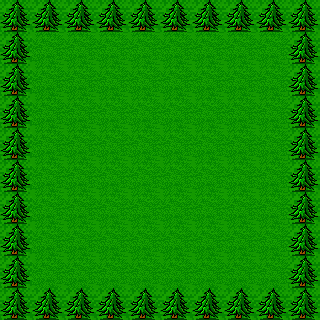

A 2D game scene composited from a Tiled map and its tileset images. What follows is a short description and the map's XML, with every tile layer's data as written:
An orthogonal 10x10 tile map with 32x32 px tiles, 2 tile layers (Ground, Interact).

<map version="1.0" orientation="orthogonal" renderorder="right-down" width="10" height="10" tilewidth="32" tileheight="32" nextobjectid="1">
 <tileset firstgid="1" name="RexRules" tilewidth="32" tileheight="32" tilecount="171" columns="9">
  <image source="../../../../Content/RexRules.png" width="288" height="608" />
 </tileset>
 <layer name="Ground" width="10" height="10">
  <data>
   <tile gid="10" />
   <tile gid="10" />
   <tile gid="10" />
   <tile gid="10" />
   <tile gid="10" />
   <tile gid="10" />
   <tile gid="10" />
   <tile gid="10" />
   <tile gid="10" />
   <tile gid="10" />
   <tile gid="10" />
   <tile gid="10" />
   <tile gid="10" />
   <tile gid="10" />
   <tile gid="10" />
   <tile gid="10" />
   <tile gid="10" />
   <tile gid="10" />
   <tile gid="10" />
   <tile gid="10" />
   <tile gid="10" />
   <tile gid="10" />
   <tile gid="10" />
   <tile gid="10" />
   <tile gid="10" />
   <tile gid="10" />
   <tile gid="10" />
   <tile gid="10" />
   <tile gid="10" />
   <tile gid="10" />
   <tile gid="10" />
   <tile gid="10" />
   <tile gid="10" />
   <tile gid="10" />
   <tile gid="10" />
   <tile gid="10" />
   <tile gid="10" />
   <tile gid="10" />
   <tile gid="10" />
   <tile gid="10" />
   <tile gid="10" />
   <tile gid="10" />
   <tile gid="10" />
   <tile gid="10" />
   <tile gid="10" />
   <tile gid="10" />
   <tile gid="10" />
   <tile gid="10" />
   <tile gid="10" />
   <tile gid="10" />
   <tile gid="10" />
   <tile gid="10" />
   <tile gid="10" />
   <tile gid="10" />
   <tile gid="10" />
   <tile gid="10" />
   <tile gid="10" />
   <tile gid="10" />
   <tile gid="10" />
   <tile gid="10" />
   <tile gid="10" />
   <tile gid="10" />
   <tile gid="10" />
   <tile gid="10" />
   <tile gid="10" />
   <tile gid="10" />
   <tile gid="10" />
   <tile gid="10" />
   <tile gid="10" />
   <tile gid="10" />
   <tile gid="10" />
   <tile gid="10" />
   <tile gid="10" />
   <tile gid="10" />
   <tile gid="10" />
   <tile gid="10" />
   <tile gid="10" />
   <tile gid="10" />
   <tile gid="10" />
   <tile gid="10" />
   <tile gid="10" />
   <tile gid="10" />
   <tile gid="10" />
   <tile gid="10" />
   <tile gid="10" />
   <tile gid="10" />
   <tile gid="10" />
   <tile gid="10" />
   <tile gid="10" />
   <tile gid="10" />
   <tile gid="10" />
   <tile gid="10" />
   <tile gid="10" />
   <tile gid="10" />
   <tile gid="10" />
   <tile gid="10" />
   <tile gid="10" />
   <tile gid="10" />
   <tile gid="10" />
   <tile gid="10" />
  </data>
 </layer>
 <layer name="Interact" width="10" height="10">
  <data>
   <tile gid="61" />
   <tile gid="61" />
   <tile gid="61" />
   <tile gid="61" />
   <tile gid="61" />
   <tile gid="61" />
   <tile gid="61" />
   <tile gid="61" />
   <tile gid="61" />
   <tile gid="61" />
   <tile gid="61" />
   <tile gid="0" />
   <tile gid="0" />
   <tile gid="0" />
   <tile gid="0" />
   <tile gid="0" />
   <tile gid="0" />
   <tile gid="0" />
   <tile gid="0" />
   <tile gid="61" />
   <tile gid="61" />
   <tile gid="0" />
   <tile gid="0" />
   <tile gid="0" />
   <tile gid="0" />
   <tile gid="0" />
   <tile gid="0" />
   <tile gid="0" />
   <tile gid="0" />
   <tile gid="61" />
   <tile gid="61" />
   <tile gid="0" />
   <tile gid="0" />
   <tile gid="0" />
   <tile gid="0" />
   <tile gid="0" />
   <tile gid="0" />
   <tile gid="0" />
   <tile gid="0" />
   <tile gid="61" />
   <tile gid="61" />
   <tile gid="0" />
   <tile gid="0" />
   <tile gid="0" />
   <tile gid="0" />
   <tile gid="0" />
   <tile gid="0" />
   <tile gid="0" />
   <tile gid="0" />
   <tile gid="61" />
   <tile gid="61" />
   <tile gid="0" />
   <tile gid="0" />
   <tile gid="0" />
   <tile gid="0" />
   <tile gid="0" />
   <tile gid="0" />
   <tile gid="0" />
   <tile gid="0" />
   <tile gid="61" />
   <tile gid="61" />
   <tile gid="0" />
   <tile gid="0" />
   <tile gid="0" />
   <tile gid="0" />
   <tile gid="0" />
   <tile gid="0" />
   <tile gid="0" />
   <tile gid="0" />
   <tile gid="61" />
   <tile gid="61" />
   <tile gid="0" />
   <tile gid="0" />
   <tile gid="0" />
   <tile gid="0" />
   <tile gid="0" />
   <tile gid="0" />
   <tile gid="0" />
   <tile gid="0" />
   <tile gid="61" />
   <tile gid="61" />
   <tile gid="0" />
   <tile gid="0" />
   <tile gid="0" />
   <tile gid="0" />
   <tile gid="0" />
   <tile gid="0" />
   <tile gid="0" />
   <tile gid="0" />
   <tile gid="61" />
   <tile gid="61" />
   <tile gid="61" />
   <tile gid="61" />
   <tile gid="61" />
   <tile gid="61" />
   <tile gid="61" />
   <tile gid="61" />
   <tile gid="61" />
   <tile gid="61" />
   <tile gid="61" />
  </data>
 </layer>
 <objectgroup name="Events" />
</map>
